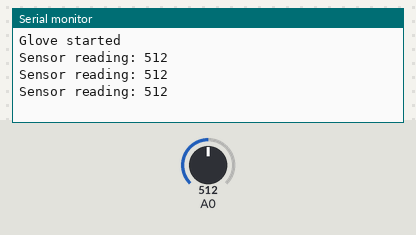
Bench run of a sketch on a simulated Arduino Uno, built with avr-gcc and run on an emulated ATmega328P. On the bench: the last lines printed to the serial monitor. The test bench sets the inputs (shaded band); at power-on: A0 = 512.

Above: at 1.3 s.
1.4 s: A0 set to 716
At 1.9 s:
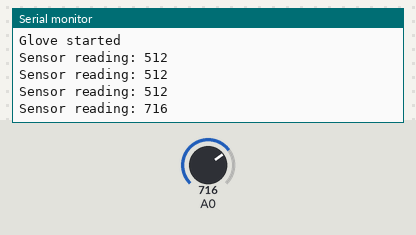
2.9 s: A0 set to 900
At 3.4 s:
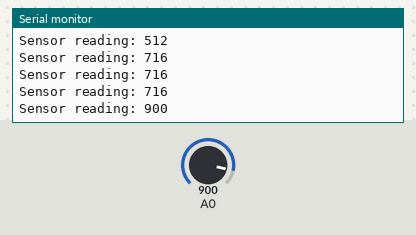
Timing chart, 0 to 5.9 s (numbered marks = the images above; inputs shaded):
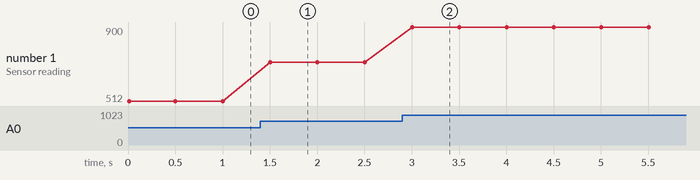

Measured:
- after the input at 1.4 s, the serial monitor: prints a new line after 0.10 s (image 1)
- after the input at 2.9 s, the serial monitor: prints a new line after 0.10 s (image 2)
- plotted number 1: 512 → 716 after the input at 1.4 s, 716 → 900 after the input at 2.9 s

The sketch:

serial_demo.ino
```cpp
void setup() {
  Serial.begin(9600);
  Serial.println("Glove started");
}

void loop() {
  int sensorReading = analogRead(A0);

  Serial.print("Sensor reading: ");
  Serial.println(sensorReading);

  delay(500);
}
```
